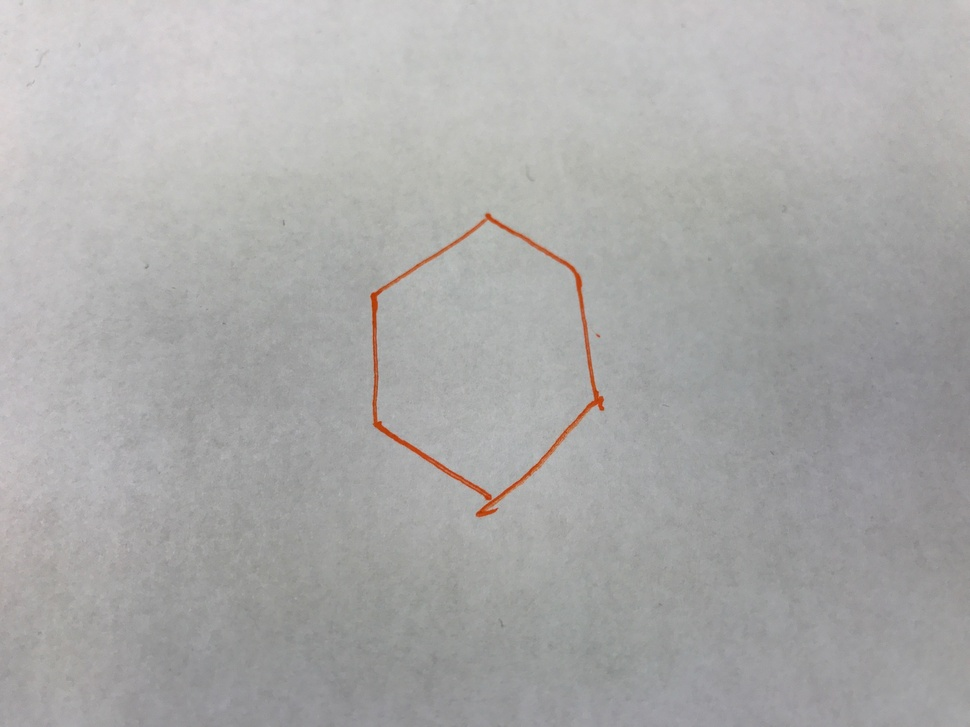
#> input picture data/hough_test/hexagon.JPG, 970 x 727 px, shrunk from 2016 x 1512 before the run
$ python read_in_lines.py   (Python 2 division)   (older library calls are emulated)
#> lines starting #> are read from the running program, lines starting #| are printed output that depends on the picture; after the words box and inside, x2 and y2 are one past the last pixel; in counts of white or black regions, pixels touching at a corner belong together; long printed decimals are rounded
### image_process/hough_transform.py
import numpy as np
from skimage.transform import hough_line, hough_line_peaks, probabilistic_hough_line
from skimage.feature import canny
from skimage.io import imread
from lines.line import Point, LineSegment
import matplotlib.pyplot as plt


# Code below modified from code at  http://scikit-image.org/docs/dev/auto_examples/edges/plot_line_hough_transform.html

# [44 lines left out: function hough_transform_plots, not called in this run]


def get_hough_lines(image_path, use_canny=True):
#> called with image_path = 'data/hough_test/hexagon.JPG', use_canny = True
    edges = _load_image(image_path, use_canny)
#> in _load_image, `edges = canny(image)`:
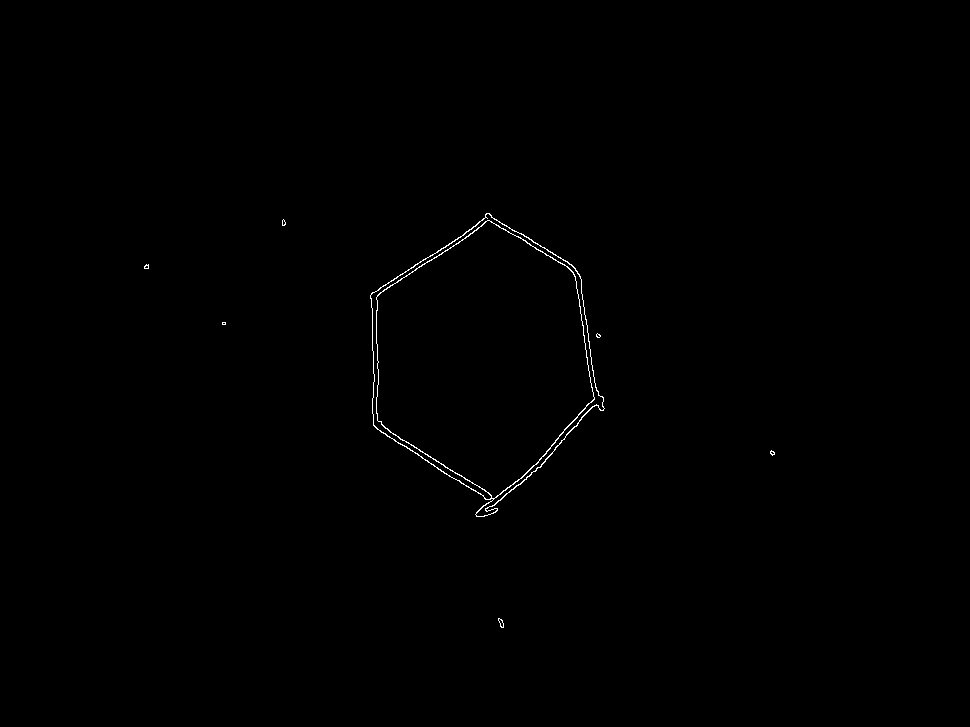
#> edges: shape (727, 970) bool; 0.29% white in thin lines or dots, all inside (x1, y1, x2, y2) = (144, 213, 775, 628)
    lines = probabilistic_hough_line(edges)
#> lines = 28 items

    line_segment_list = []

    for line_seg in lines:
        point_1 = Point(*line_seg[0])
        point_2 = Point(*line_seg[1])
        new_line = LineSegment([point_1, point_2])
        line_segment_list.append(new_line)
#> this loop made 28 passes
#> line_seg on passes 1, 2, 3, 4, 5, 6, 8, 9, 10, 11: ((416, 268), (476, 230)), ((387, 287), (468, 236)), ((531, 468), (598, 391)), ((371, 298), (424, 264)), ((500, 500), (385, 428)), ((539, 467), (601, 396)), ((435, 253), (489, 214)), ((372, 293), (475, 226)), ((372, 292), (430, 255)), ((476, 512), (529, 470))
#> (line_seg, xs in LineSegment) on passes 7, 12, 13, 14, 15, 17: (((372, 350), (371, 293)), [372, 371]), (((471, 489), (374, 426)), [471, 374]), (((587, 357), (573, 266)), [587, 573]), (((472, 483), (390, 432)), [472, 390]), (((433, 464), (377, 429)), [433, 377]), (((578, 273), (527, 243)), [578, 527])
#> after the loop, line_segment_list = 28 items

    return line_segment_list


def _load_image(image_path, use_canny):
    image = imread(image_path, as_grey=True)

    if use_canny:
        edges = canny(image)
    else:
        edges = image
    return edges


def get_image_size(image_path):
    image = imread(image_path, as_grey=True)
    return image.shape

### lines/line.py

import numpy as np

class Point:
    def __init__(self,x,y):
        self.x = float(x)
        self.y = float(y)

    def __repr__(self):
        return '({0},{1})'.format(self.x,self.y)

    def getDistance(self,pt):
        return np.sqrt((self.x-pt.x)**2+(self.y-pt.y)**2)

class LineSegment:
    def __init__(self,pts,order=1):
        self.pts = pts
        if abs(pts[1].x-pts[0].x) > 1e-15:
            self.m = (pts[1].y-pts[0].y)/(pts[1].x-pts[0].x)
        else:
            self.m = np.inf
        self.b = self.pts[0].y-self.m*self.pts[0].x
        self.theta = np.arctan(self.m)
        xs = [pt.x for pt in pts]
        #ys = [pt.y for pt in pts]
        self.xmin = min(xs)
        self.xmax = max(xs)
        #self.ymin = min(ys)
        #self.ymax = max(ys)
        self.length = pts[0].getDistance(pts[1])
        self.order = order #bond order

    def pointIn(self,pt):
        """
        is pt within the line segement
        """
        boo1 = pt.y-self.m*pt.x-self.b < 1e-4
        boo2 = pt.x >= self.xmin and pt.x <= self.xmax
        return boo1 and boo2

    def getShortestDistToPoint(self,pt):
        """
        The shortest distance between the point pt and the overall line (not segemented)
        """
        mp = -1.0/self.m
        bp = pt.y-mp*pt.x
        xstar = (bp-self.b)/(self.m-mp)
        ystar = self.m*xstar+self.b
        ptstar = Point(xstar,ystar)
        boo =  self.pointIn(ptstar)
        dist = ptstar.getDistance(pt)
        if boo:
            return dist
        else:
            return np.inf

    def getMinimumDist(self,L):
        """
        find the minimum distance between two line segements
        """
        dists = [self.getShortestDistToPoint(pt) for pt in L.pts]
        dists += [L.getShortestDistToPoint(pt) for pt in self.pts]
        dists += [L.pts[0].getDistance(pt) for pt in self.pts]
        dists += [L.pts[1].getDistance(pt) for pt in self.pts]
        return min(dists)

    def getArea(self,L):
        pts = self.pts+L.pts
        return getArea(pts)


    def getDifference(self,L):
        """
        find important difference information between two lines
        """
        A = self.getArea(L)
        length = combineLines([self,L]).length
        width = A/length
        thta = abs(self.theta-L.theta)
        thta = min(thta,np.pi-thta)
        return [self.getMinimumDist(L),thta,width]

    # [43 lines left out: functions getIntersection, breakAtIntersection, extendToItersection, not called in this run]

def combineLines(lines):
    """
    combine the set of LineSegments in lines into one line segment
    """
    xs = []
    ys = []
    for line in lines:
        xs.append(line.pts[0].x)
        xs.append(line.pts[1].x)
        ys.append(line.pts[0].y)
        ys.append(line.pts[1].y)
    A = np.ones((len(ys),2))
    A[:,0] = np.array(xs)
    y = np.array(ys)
    m,b = np.linalg.lstsq(A,y)[0]
    xmax = max(xs)
    xmin = min(xs)
    ymax = max(ys)
    ymin = min(ys)
# [37 lines of commented-out code are left out]
    s = 0.0
    pts = []
    for line in lines:
        pts += line.pts
    for pt1 in pts:
        for pt2 in pts:
            val = pt1.getDistance(pt2)
            if val > s:
                outpts =[pt1,pt2]
                s = val
    return LineSegment(outpts)

# [72 lines left out: functions combinePoints, getAdjMatrix, not called in this run]

def getArea(pts):
    """
    area calculated from verticies of 2-D shape based on the shoelace formula
    """
    N = len(pts)
    s1 = pts[N-1].x*pts[0].y
    s2 = pts[0].x*pts[N-1].y
    s1 += sum([pts[i].x*pts[i+1].y for i in xrange(0,N-1)])
    s2 += sum([pts[i+1].x*pts[i].y for i in xrange(0,N-1)])

    return .5*abs(s1-s2)


### scripts/read_in_lines.py
import os
os.chdir('..')
from image_process.hough_transform import get_hough_lines
import matplotlib.pyplot as plt


#image_path = os.path.join(os.path.dirname(os.path.dirname(__file__)), 'data', 'hough_test', 'Test_Set_1', 'PNGs',
 #                         'C(C)C(CCCC)(C)C.png')
image_path = os.path.join(os.path.dirname(os.path.dirname(__file__)), 'data', 'hough_test',
                          'hexagon.JPG')
line_segment_list = get_hough_lines(image_path)
#> line_segment_list = 28 items

l1 = line_segment_list[0]
l2 = line_segment_list[10]


print l1.pts
#| [(416.0,268.0), (476.0,230.0)]
print l2.pts
#| [(476.0,512.0), (529.0,470.0)]
print l1.getDifference(l2)
#> in getArea, `pts = self.pts+L.pts`: pts = 4 items
#> in getArea, `N = len(pts)`: N = 4
#> in getArea, `s1 = pts[N-1].x*pts[0].y`: s1 = 141772
#> in getArea, `s2 = pts[0].x*pts[N-1].y`: s2 = 195520
#> in getArea, `s1 += sum([pts[i].x*pts[i+1].y for i in xrange(0,N-1)])`: s1 = 704884
#> in getArea, `s2 += sum([pts[i+1].x*pts[i].y for i in xrange(0,N-1)])`: s2 = 703416
#> in getDifference, `A = self.getArea(L)`: A = 734
#> after the loop in combineLines, `for line in lines:`: xs = [416, 476, 476, 529]; ys = [268, 230, 512, 470]
#> in combineLines, `A = np.ones((len(ys),2))`: A = [[1, 1], [1, 1], [1, 1], [1, 1]]
#> in combineLines, `y = np.array(ys)`: y = [268, 230, 512, 470]
#> in combineLines, `m,b = np.linalg.lstsq(A,y)[0]`: m = 1.79; b = -476.7
#> in combineLines, `xmax = max(xs)`: xmax = 529
#> in combineLines, `xmin = min(xs)`: xmin = 416
#> in combineLines, `ymax = max(ys)`: ymax = 512
#> in combineLines, `ymin = min(ys)`: ymin = 230
#> the loop in combineLines, `for pt1 in pts:` made 4 passes
#> after the loop in combineLines, `for pt1 in pts:`: outpts = 2 items; s = 282
#> in getDifference, `width = A/length`: width = 2.6
#> in getShortestDistToPoint, `bp = pt.y-mp*pt.x`: bp = -239.6
#> in getShortestDistToPoint, `xstar = (bp-self.b)/(self.m-mp)`: xstar = 348.5
#> in getShortestDistToPoint, `ystar = self.m*xstar+self.b`: ystar = 310.7
#> in pointIn, `boo1 = pt.y-self.m*pt.x-self.b < 1e-4`: boo1 = True
#> in pointIn, `boo2 = pt.x >= self.xmin and pt.x <= self.xmax`: boo2 = False
#> in getShortestDistToPoint, `dist = ptstar.getDistance(pt)`: dist = 238.2
#> in getMinimumDist, `dists = [self.getShortestDistToPoint(pt) for pt in L.pts]`: dists = [inf, inf]
#> in getMinimumDist, `dists += [L.getShortestDistToPoint(pt) for pt in self.pts]`: dists = [inf, inf, inf, inf]
#> in getMinimumDist, `dists += [L.pts[0].getDistance(pt) for pt in self.pts]`: dists = [inf, inf, inf, inf, 251.3, 282]
#> in getMinimumDist, `dists += [L.pts[1].getDistance(pt) for pt in self.pts]`: dists = [inf, inf, inf, inf, 251.3, 282, 231.5, 245.8]
#| [231.458, 0.1056, 2.603]
print l1.m
#| -0.6333
print l1.b
#| 531.467

plt.figure()
plt.plot([l1.pts[0].x, l1.pts[1].x], [l1.pts[0].y, l1.pts[1].y])
plt.plot([l2.pts[0].x, l2.pts[1].x], [l2.pts[0].y, l2.pts[1].y])

deltas = []
thetas = []

for line_segs in line_segment_list:
    if line_segs == l1:
        continue

    diffs = l1.getDifference(line_segs)
    deltas.append(diffs[0])
    thetas.append(diffs[1])
#> this loop made 28 passes

plt.figure()
plt.plot(deltas, thetas, 'o')
plt.show()
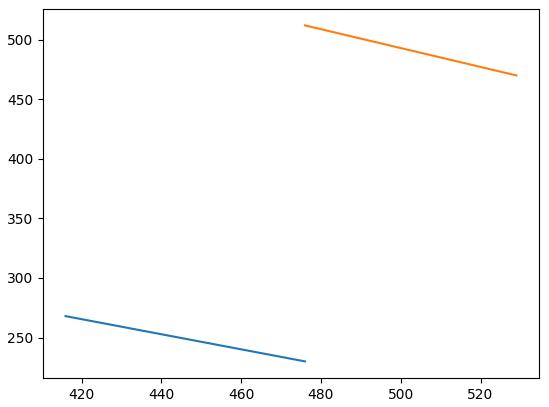
#> figure drawn by matplotlib, 1 panel
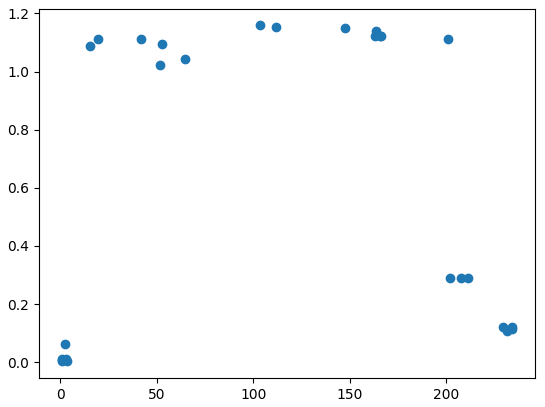
#> figure drawn by matplotlib, 1 panel

$ run again, with data/hough_test/aromatic_1.JPG copied over data/hough_test/hexagon.JPG
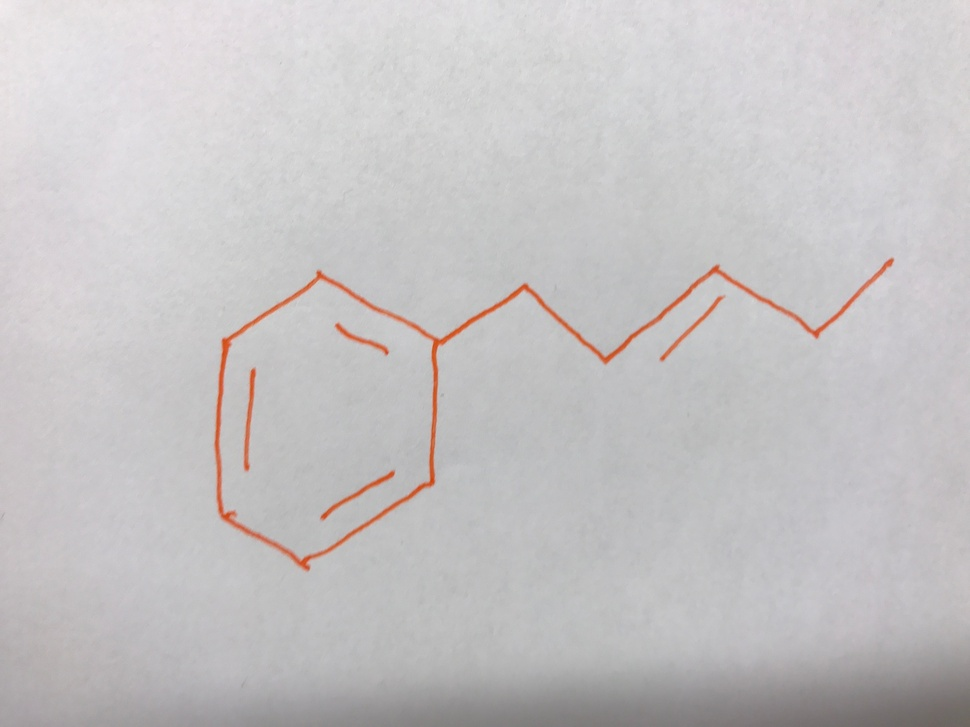
#> input picture data/hough_test/aromatic_1.JPG, 970 x 727 px, shrunk from 2016 x 1512 before the run
#> in _load_image, `edges = canny(image)`:
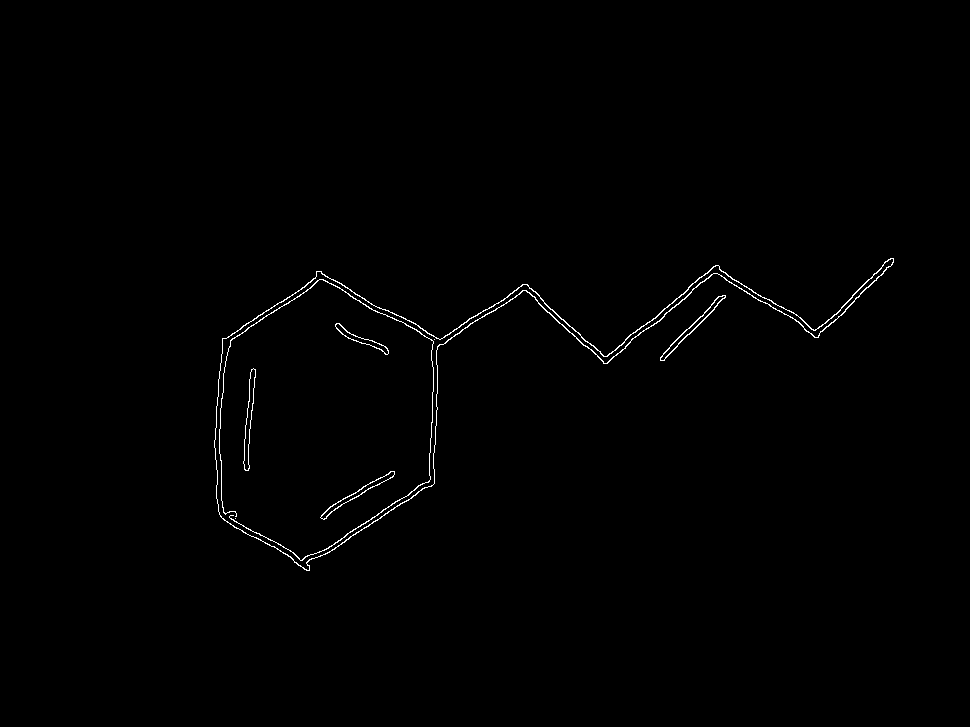
#> edges: shape (727, 970) bool; 0.6% white in thin lines or dots, all inside (x1, y1, x2, y2) = (214, 258, 894, 571)
#> lines = 49 items
#> the loop in get_hough_lines, `for line_seg in lines:` made 49 passes
#> line_seg on passes 1, 2, 3, 4, 7, 9: ((365, 523), (434, 475)), ((222, 341), (322, 273)), ((434, 452), (437, 365)), ((300, 566), (397, 500)), ((342, 542), (434, 482)), ((825, 323), (890, 258))
#| [(365.0,523.0), (434.0,475.0)]
#| [(329.0,507.0), (391.0,471.0)]
#> in getArea, `pts = self.pts+L.pts`: pts = 4 items
#> N = 4
#> in getArea, `s1 = pts[N-1].x*pts[0].y`: s1 = 204493
#> in getArea, `s2 = pts[0].x*pts[N-1].y`: s2 = 171915
#> in getArea, `s1 += sum([pts[i].x*pts[i+1].y for i in xrange(0,N-1)])`: s1 = 752865
#> in getArea, `s2 += sum([pts[i+1].x*pts[i].y for i in xrange(0,N-1)])`: s2 = 753409
#> in getDifference, `A = self.getArea(L)`: A = 272
#> after the loop in combineLines, `for line in lines:`: xs = [365, 434, 329, 391]; ys = [523, 475, 507, 471]
#> in combineLines, `A = np.ones((len(ys),2))`: A = [[1, 1], [1, 1], [1, 1], [1, 1]]
#> y = [523, 475, 507, 471]
#> m = -0.405; b = 648
#> xmax = 434
#> xmin = 329
#> ymax = 523
#> ymin = 471
#> the loop in combineLines, `for pt1 in pts:` made 4 passes
#> after the loop in combineLines, `for pt1 in pts:`: outpts = 2 items; s = 109.8
#> width = 2.48
#> thta = 0.0817
#> mp = 1.44
#> bp = 34.06
#> xstar = 348.2
#> ystar = 534.7
#> boo1 = True
#> boo2 = False
#> dist = 33.69
#> in getMinimumDist, `dists = [self.getShortestDistToPoint(pt) for pt in L.pts]`: dists = [inf, 27.84]
#> in getMinimumDist, `dists += [L.getShortestDistToPoint(pt) for pt in self.pts]`: dists = [inf, 27.84, 31.91, inf]
#> in getMinimumDist, `dists += [L.pts[0].getDistance(pt) for pt in self.pts]`: dists = [inf, 27.84, 31.91, inf, 39.4, 109.8]
#> in getMinimumDist, `dists += [L.pts[1].getDistance(pt) for pt in self.pts]`: dists = [inf, 27.84, 31.91, inf, 39.4, 109.8, 58.14, 43.19]
#| [27.839, 0.08174, 2.478]
#| -0.6957
#| 776.913
#> the loop `for line_segs in line_segment_list:` made 49 passes
#> `plt.show()`:
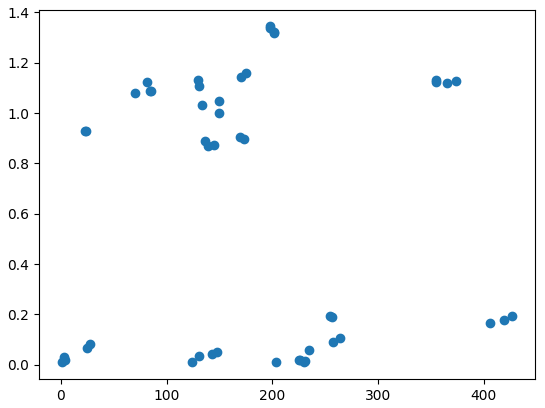
#> figure drawn by matplotlib, 1 panel
